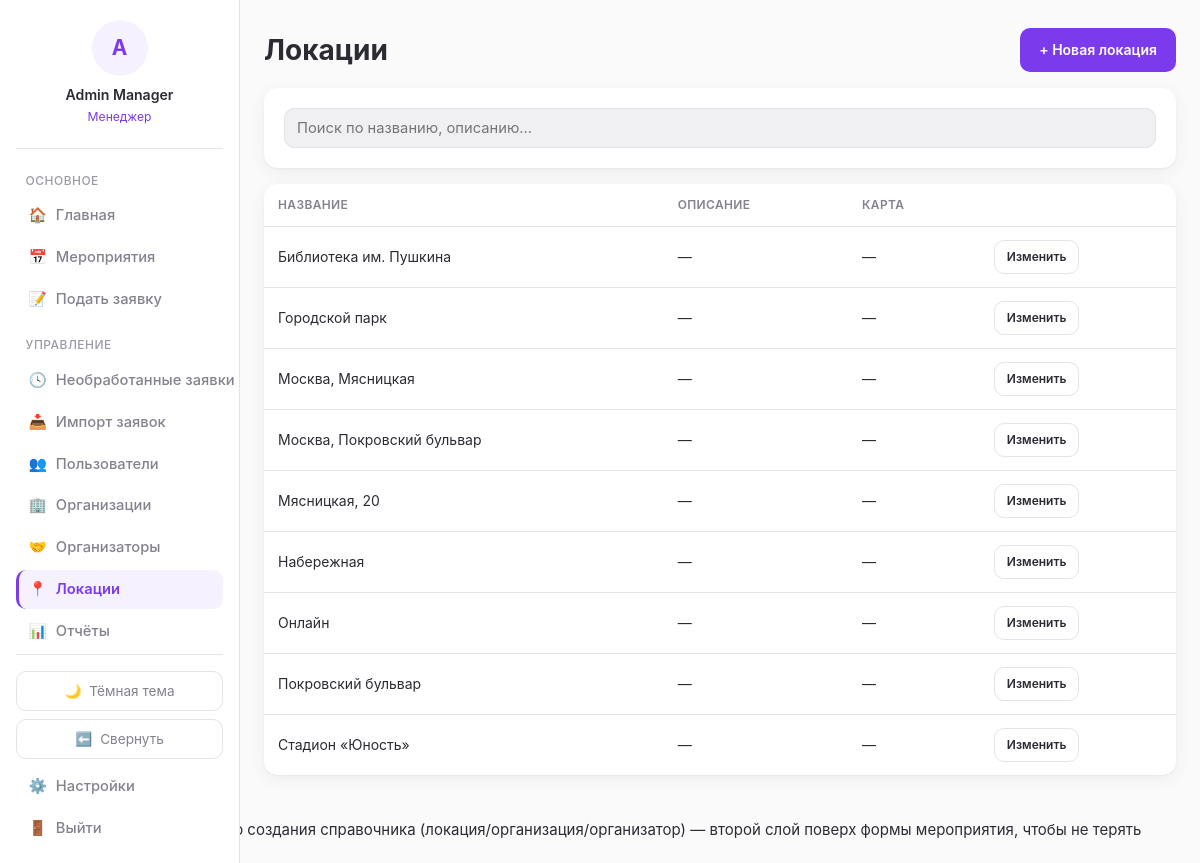
/locations/ (signed in), run on the app's committed database.
### blog/models.py (models this page shows, shortened)
class User(AbstractBaseUser):
    GENDER_CHOICES = [
        ('male', 'Мужской'),
        ('female', 'Женский'),
    ]
    STATUS_CHOICES = [
        ('active', 'Активен'),
        ('inactive', 'Неактивен'),
        ('blacklisted', 'В блэклисте'),
    ]
    REGISTRATION_STATUS_CHOICES = [
        ('guest', 'Гость (первое касание)'),
        ('registered', 'Зарегистрирован'),
    ]
    id = models.AutoField(primary_key=True)
    system_username = models.CharField(max_length=50, blank=True, null=True, db_index=True)
    telegram_id = models.CharField(max_length=50, unique=True, db_index=True)
    telegram_username = models.CharField(max_length=100, blank=True, null=True)
    VK_username = models.CharField(max_length=100, blank=True, null=True)
    first_name = models.CharField(max_length=100, blank=True, null=True)
    last_name = models.CharField(max_length=100, blank=True, null=True)
    email = models.EmailField(blank=True, null=True)
    phone = models.CharField(max_length=20, blank=True, null=True)
    birthday = models.DateField(blank=True, null=True)
    about = models.TextField(blank=True, null=True)
    gender = models.CharField(max_length=10, choices=GENDER_CHOICES, blank=True, null=True)
    status = models.CharField(max_length=20, choices=STATUS_CHOICES, default='active')
    comment = models.TextField(blank=True, null=True)
    registration_status = models.CharField(
        max_length=20, choices=REGISTRATION_STATUS_CHOICES, default='guest'
    )
    created_at = models.DateTimeField(auto_now_add=True)
    last_event_at = models.DateTimeField(blank=True, null=True)
    total_event_count = models.IntegerField(default=0, validators=[MinValueValidator(0)])
    season_event_count = models.IntegerField(default=0, validators=[MinValueValidator(0)])
    total_hours = models.IntegerField(default=0, validators=[MinValueValidator(0)])
    season_hours = models.IntegerField(default=0, validators=[MinValueValidator(0)])
    churn_score = models.FloatField(default=0)
    login = models.CharField(max_length=50, unique=True, blank=True, null=True)
    web_credentials_set_at = models.DateTimeField(blank=True, null=True)
    notify_new_events = models.BooleanField(default=True)
    notify_applications = models.BooleanField(default=True)
    experience_token = models.UUIDField(default=uuid.uuid4, unique=True, editable=False, db_index=True)
    objects = UserManager()
    USERNAME_FIELD = 'telegram_id'
    REQUIRED_FIELDS = []
    class Meta:
        db_table = 'users'
        verbose_name = 'Пользователь'
        verbose_name_plural = 'Пользователи'
    @property
    def full_name(self):
        return f"{self.first_name or ''} {self.last_name or ''}".strip() or self.telegram_username or self.telegram_id

class Location(models.Model):
    id = models.AutoField(primary_key=True)
    name = models.CharField(max_length=255, unique=True)
    map_link = models.URLField(blank=True, null=True, verbose_name='Ссылка на карту')
    description = models.TextField(blank=True, null=True, verbose_name='Описание')
    class Meta:
        db_table = 'locations'
        verbose_name = 'Локация'
        verbose_name_plural = 'Локации'

### blog/views.py (the view)
# urls.py: path('locations/', views.location_list, name='location_list'),
@manager_required
def location_list(request):
    locations = Location.objects.order_by('name')
    return render(request, 'blog/location_list.html', {'locations': locations})

### blog/context_processors.py (called while the page is built)
def role_flags(request):
    user = getattr(request, 'user', None)
    authenticated = bool(user and user.is_authenticated)
    return {
        'is_manager': is_manager(user) if authenticated else False,
        'is_team_leader': is_team_leader(user) if authenticated else False,
        'role_label': role_label(user) if authenticated else None,
    }

### blog/services/roles.py (called while the page is built)
def is_manager(user: User) -> bool:
    if not user or not user.is_authenticated:
        return False
    return user.manager_roles.filter(revoked_at__isnull=True).exists()

def is_team_leader(user: User) -> bool:
    if not user or not user.is_authenticated:
        return False
    return user.team_leader_roles.filter(revoked_at__isnull=True).exists()

def role_label(user: User) -> str:
    if is_manager(user):
        return 'Менеджер'
    if is_team_leader(user):
        return 'Тим-лидер'
    return 'Волонтёр'

### blog/templates/blog/location_list.html (shortened to what this page needs)
{% extends 'blog/base.html' %}
{% block content %}
<div class="page-header">
    <h1>Локации</h1>
    <a href="{% url 'location_create' %}" class="btn" data-modal data-modal-title="Новая локация">+ Новая локация</a>
</div>
<div class="card">
    <input type="search" id="locations-search" placeholder="Поиск по названию, описанию…" style="margin:0;">
</div>
<div class="card" style="padding:0; overflow:hidden;">
    <table class="responsive-table" data-sortable id="locations-table">
        <thead><tr><th data-sort-key="name">Название</th><th data-sort-key="description">Описание</th><th data-sort-key="map">Карта</th><th></th></tr></thead>
        <tbody>
        {% for location in locations %}
            <tr data-search="{{ location.name }} {{ location.description }}">
                <td data-label="Название" data-sort-value="{{ location.name }}">{{ location.name }}</td>
                <td data-label="Описание" data-sort-value="{{ location.description }}">{{ location.description|default:"—"|truncatechars:120 }}</td>
                <td data-label="Карта" data-sort-value="{{ location.map_link }}">
                    {% if location.map_link %}<a href="{{ location.map_link }}" target="_blank" rel="noopener">Открыть карту →</a>{% else %}—{% endif %}
                </td>
                <td data-label="">
                    <a href="{% url 'location_edit' location.id %}" class="btn secondary btn-sm" data-modal data-modal-title="Редактировать: {{ location.name }}">Изменить</a>
                </td>
            </tr>
        {% empty %}
            <tr><td colspan="4">Локаций пока нет.</td></tr>
        {% endfor %}
        </tbody>
    </table>
</div>
{% endblock %}

### blog/templates/blog/base.html (shortened to what this page needs)
{% load static %}<!DOCTYPE html>
<html lang="ru">
<head>
    <link rel="stylesheet" href="{% static 'blog/css/nexus.css' %}">
</head>
<body class="{% if request.COOKIES.sidebar_collapsed == '1' %}sidebar-collapsed{% endif %}">
{% if user.is_authenticated %}
<aside class="sidebar">
    <a href="{% url 'profile_detail' user.id %}" class="sidebar-account">
        <div class="avatar-placeholder">{{ user.full_name|slice:":1"|upper }}</div>
        <div class="username">{{ user.full_name }}</div>
        <div class="role">{{ role_label }}</div>
    </a>
    <div class="nav-section-title">Основное</div>
    <a href="{% url 'dashboard' %}" class="nav-link {% if request.resolver_match.url_name == 'dashboard' %}active{% endif %}" title="Главная"><span class="icon">🏠</span><span class="nav-label"> Главная</span></a>
    <a href="{% url 'event_list' %}" class="nav-link {% if request.resolver_match.url_name in 'event_list,event_detail' %}active{% endif %}" title="Мероприятия"><span class="icon">📅</span><span class="nav-label"> Мероприятия</span></a>
    <a href="{% url 'application_create' %}" class="nav-link " title="Подать заявку"><span class="icon">📝</span><span class="nav-label"> Подать заявку</span></a>
    {% if is_manager %}
    <div class="nav-section-title">Управление</div>
    <a href="{% url 'pending_applications' %}" class="nav-link " title="Необработанные заявки"><span class="icon">🕓</span><span class="nav-label"> Необработанные заявки</span></a>
    <a href="{% url 'import_preview' %}" class="nav-link " title="Импорт заявок"><span class="icon">📥</span><span class="nav-label"> Импорт заявок</span></a>
    <a href="{% url 'user_list' %}" class="nav-link {% if request.resolver_match.url_name == 'user_list' %}active{% endif %}" title="Пользователи"><span class="icon">👥</span><span class="nav-label"> Пользователи</span></a>
    <a href="{% url 'organizations_list' %}" class="nav-link " title="Организации"><span class="icon">🏢</span><span class="nav-label"> Организации</span></a>
    <a href="{% url 'organizer_list' %}" class="nav-link " title="Организаторы"><span class="icon">🤝</span><span class="nav-label"> Организаторы</span></a>
    <a href="{% url 'location_list' %}" class="nav-link {% if request.resolver_match.url_name in 'location_list,location_create,location_edit' %}active{% endif %}" title="Локации"><span class="icon">📍</span><span class="nav-label"> Локации</span></a>
    <a href="{% url 'report_period' %}" class="nav-link {% if request.resolver_match.url_name == 'report_period' %}active{% endif %}" title="Отчёты"><span class="icon">📊</span><span class="nav-label"> Отчёты</span></a>
    {% endif %}
    <div class="sidebar-footer">
        <button type="button" class="theme-toggle" id="theme-toggle" title="Тема">
            <span class="icon" id="theme-icon">🌙</span><span class="theme-label" id="theme-label"> Тёмная тема</span>
        </button>
        <button type="button" class="sidebar-toggle" id="sidebar-toggle" title="Свернуть панель">
            <span class="icon" id="sidebar-toggle-icon">⬅️</span><span class="nav-label" id="sidebar-toggle-label"> Свернуть</span>
        </button>
        <a href="{% url 'settings' %}" class="nav-link {% if request.resolver_match.url_name == 'settings' %}active{% endif %}" title="Настройки"><span class="icon">⚙️</span><span class="nav-label"> Настройки</span></a>
        <a href="{% url 'logout' %}" class="nav-link" title="Выйти"><span class="icon">🚪</span><span class="nav-label"> Выйти</span></a>
    </div>
</aside>
{% endif %}
<div class="page-wrapper" style="{% if not user.is_authenticated %}margin-left:0;{% endif %}">
    <main>
        {% block content %}{% endblock %}
    </main>
</div>
{# Вложенная модалка быстрого создания справочника (локация/организация/организатор) —
   второй слой поверх формы мероприятия, чтобы не терять введённые в неё данные. #}
</body>
</html>

### data on the page
User: full_name "A", full_name "Admin Manager"
Location: name "Библиотека им. Пушкина", description "—"
Location: name "Городской парк", description "—"
Location: name "Москва, Мясницкая", description "—"
Location: name "Москва, Покровский бульвар", description "—"
Location: name "Мясницкая, 20", description "—"
Location: name "Набережная", description "—"
Location: name "Онлайн", description "—"
Location: name "Покровский бульвар", description "—"
Location: name "Стадион «Юность»", description "—"

### other printed values
{{ role_label }} "Менеджер"
